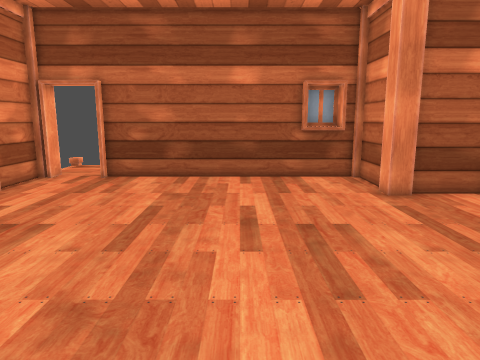
view 1 (above)

17 first-person views from a walk through a 3-D level made in the Godot game engine. The camera is 1.4 m above the floor, tilts 10° down and sees 70° across. The floor is counted in squares, 0.5 m on a side. Each view is taken from the middle of a square. On the plan, view 1 faces up. The plan holds only what a view shows up to about 20 squares ahead; the rest is blank. Some surface patterns are stand-ins.

view 2
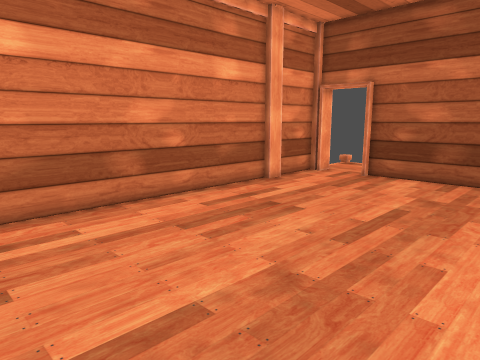

view 3
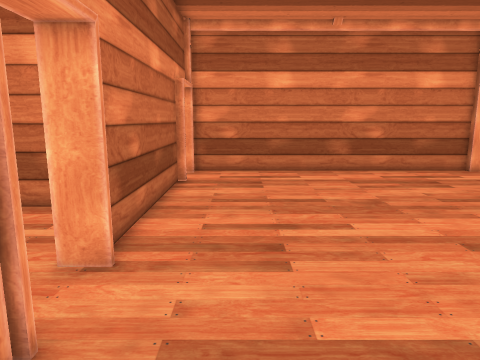

view 4
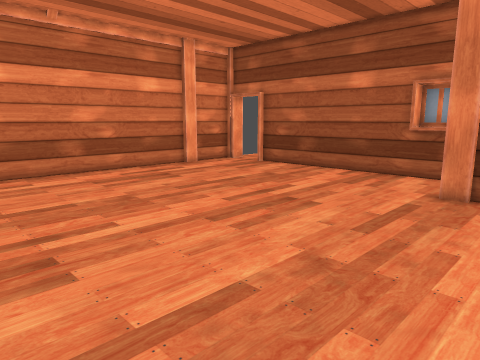

view 5
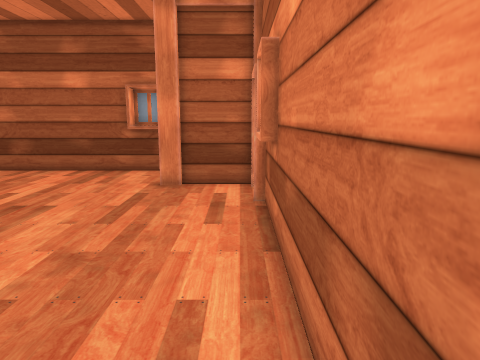

view 6
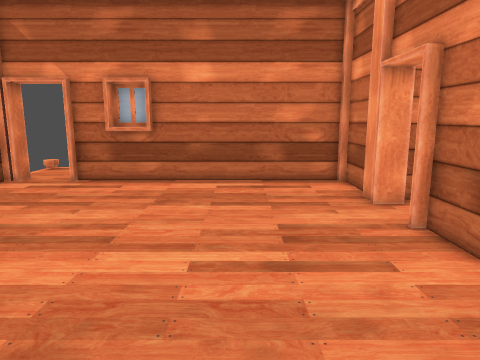

view 7
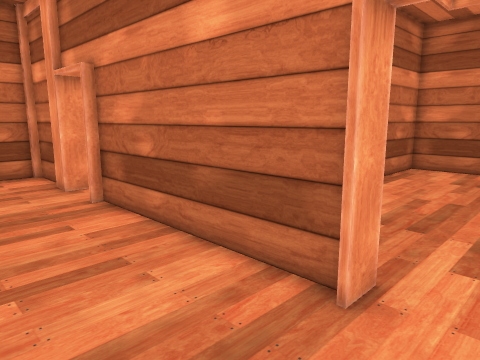

view 8
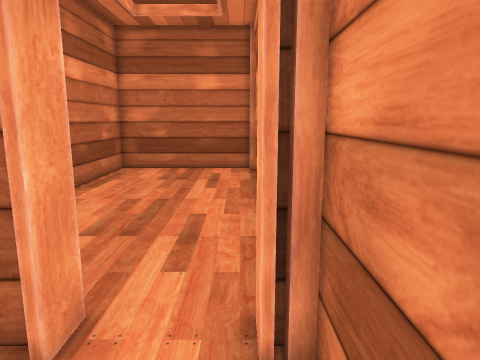

view 9
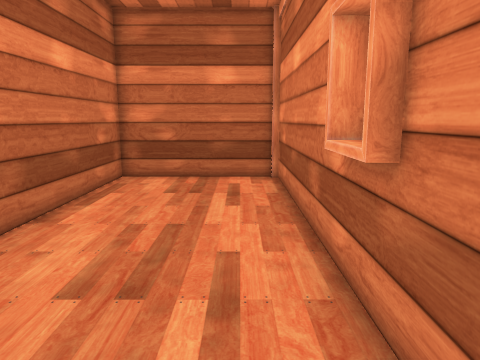

view 10
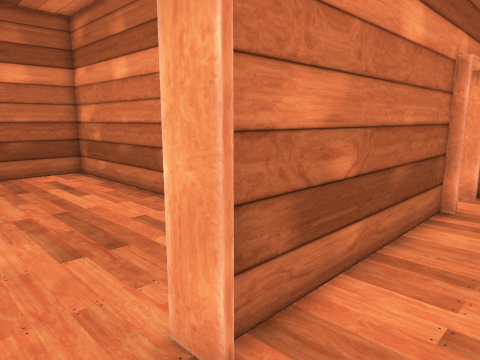

view 11
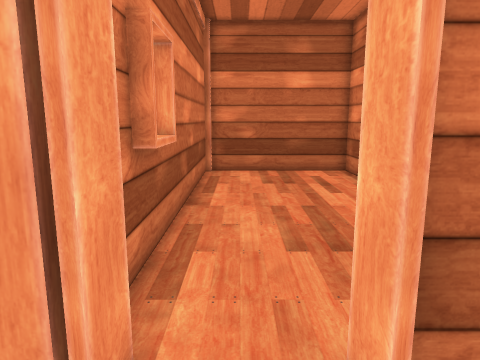

view 12
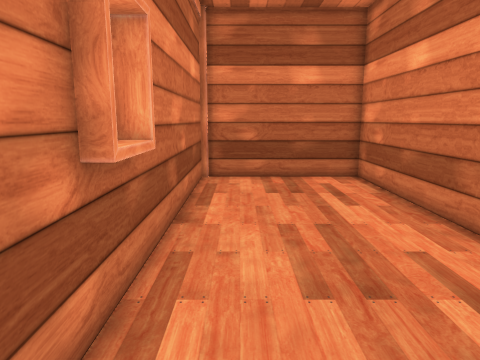

view 13
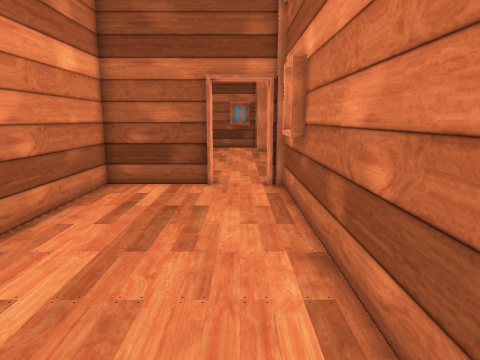

view 14
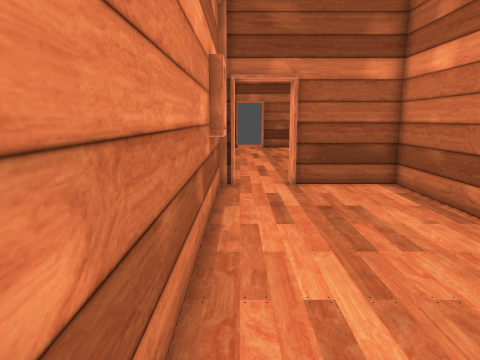

view 15
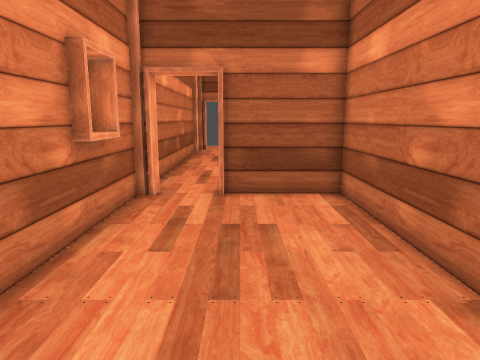

view 16
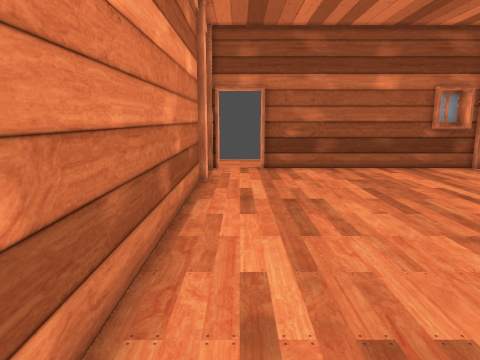

view 17
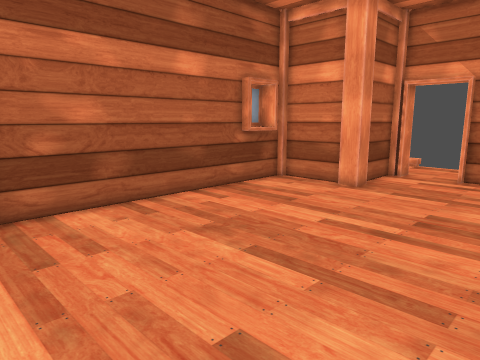

### Floor plan
Points are (right, up) in squares from view 1. A wall is a line through its corners. A room is listed if a view was taken in it or the views show most of it. See-through windows are left out.
Room 1 (views 1, 2, 3, 4, 5, 6, 7, 8, 9, 10, 11, 12, 17)
walls: (6.5, 12.6) (5.6, 12.6) (5.6, 13.5); (5.9, 13.5) (5.9, 16.6); (9.6, 6) (9.6, 8); (2.8, -2.4) (2.8, -3.6); (5.1, 16.6) (3, 16.6); (-9.9, 12.6) (-9.9, -2.5) (-9.2, -2.5); (5.6, 16.9) (-6.6, 16.9); (10, 12.6) (9.5, 12.6); (-9.6, 13.5) (-9.6, 12.5); (5.2, -3.5) (5.2, -2.5) (6.5, -2.5); (10.6, 12.2) (9.6, 12.2) (9.6, 12.9) (6.5, 12.9); (-6.6, -2.9) (2.6, -2.9); (7.3, -2.9) (9.6, -2.9); (-9.2, 16.6) (-9.9, 16.6) (-9.9, 13.8); (9.9, -2.6) (9.9, 9.6)
ways out: opening at (4.5, -3) to room 2; opening at (-8.5, -3) to room 3; opening at (-8.5, 17.5); opening at (10.5, 11.5)
Room 2 (view 13)
walls: (5.6, -8) (5.6, -6); (2.6, -3.1) (-1.9, -3.1) (-1.9, -18.9) (5.6, -18.9); (5.9, -18.6) (5.9, -3.5) (5.2, -3.5)
ways out: opening at (4.5, -3) to room 1
Room 3 (views 14, 15, 16)
walls: (-9.6, -6) (-9.6, -8); (-6.8, -3.6) (-6.8, -2.4); (-9.2, -2.5) (-9.2, -3.5) (-9.9, -3.5) (-9.9, -18.9) (-2.1, -18.9) (-2.1, -3.1) (-6.6, -3.1)
ways out: opening at (-8.5, -3) to room 1

Where each view was taken, in squares from view 1:
view 1: 0 up, 0 right, facing up
view 2: 0 up, 1 right, facing up-left
view 3: 0 up, 9 right, facing left
view 4: 1 down, 9 right, facing up-left
view 5: 2 down, 9 right, facing up
view 6: 2 up, 6 left, facing right
view 7: 2 up, 9 left, facing down-right
view 8: 1 up, 9 left, facing down
view 9: 2 down, 8 left, facing down
view 10: 0 up, 5 right, facing down-left
view 11: 0 up, 4 right, facing down
view 12: 2 down, 4 right, facing down
view 13: 18 down, 4 right, facing up
view 14: 18 down, 9 left, facing up
view 15: 16 down, 6 left, facing up
view 16: 3 down, 8 left, facing up
view 17: 6 up, 8 left, facing up-right
